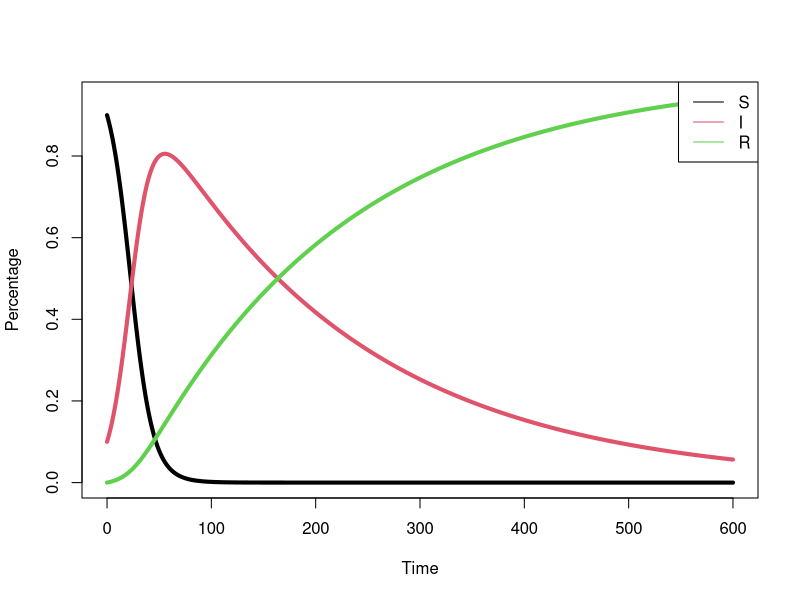

Reproduce this figure in R.
#Basic ABC algorithm
#1.Simulate θ from prior
#2.Use θ to simulate values from the likelihood
#3.Accept θ if it is close enough to a value from our dataset
#Note: As we have large data, we can use the mean and sd of the data to decide on whether we accept or reject θ

#In this example we consider b=0.01 recovery=0.005 to be the real parameters 
#We simulate 10000 data from these parameters

library('deSolve')

epi203 <- function(pars){
  
  times <- seq(from = 0, to = 600, by = 1) #time steps
  yinit <- c(Susc = 0.9, Infected = 0.1, Recovered = 0) #initial conditions
  
  SIR_model <- function(times, yinit, pars){
    with(as.list(c(yinit,pars)), { #with needs to take a list, data frame or integer as input
      dSusc <- - beta*Infected*Susc
      dInfected <- beta*Infected*Susc - recovery*Infected
      dRecovered <- recovery*Infected
      
      return(list(c(dSusc, dInfected, dRecovered))) #ode function needs func argument to return a list
    })
  }
  
  results <-  ode(func = SIR_model, y = yinit, times = times, parms = pars) #returns a matrix
  results <-  as.data.frame(results) #turn the matrix to a data frame
}

pars <- c(beta = 0.1, recovery = 0.005)
results <- epi203(pars)

matplot(results[,1], results[,2:4], type = 'l', lty = 1, lwd = 4, xlab = 'Time', ylab = 'Percentage')
legend("topright", legend = c('S', 'I', 'R'), lwd = 1, col = 1:3)
